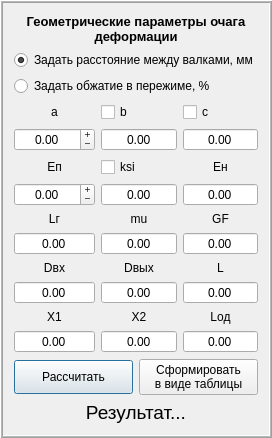
         <widget class="QFrame" name="frame_3">
          <property name="frameShape">
           <enum>QFrame::Box</enum>
          </property>
          <property name="frameShadow">
           <enum>QFrame::Raised</enum>
          </property>
          <property name="lineWidth">
           <number>1</number>
          </property>
          <property name="midLineWidth">
           <number>1</number>
          </property>
          <layout class="QGridLayout" name="gridLayout_4">
           <item row="0" column="0">
            <layout class="QGridLayout" name="gridLayout_GPON_all">
             <item row="5" column="0">
              <widget class="QLabel" name="label_GPOD_En">
               <property name="text">
                <string>Eп</string>
               </property>
               <property name="alignment">
                <set>Qt::AlignCenter</set>
               </property>
              </widget>
             </item>
             <item row="7" column="0">
              <widget class="QLabel" name="label_GPOD_Lr">
               <property name="text">
                <string>Lг</string>
               </property>
               <property name="alignment">
                <set>Qt::AlignCenter</set>
               </property>
              </widget>
             </item>
             <item row="6" column="2">
              <widget class="QDoubleSpinBox" name="inOut_GPOD_Een">
               <property name="toolTip">
                <string>Обжатие перед носком оправки, %</string>
               </property>
               <property name="alignment">
                <set>Qt::AlignCenter</set>
               </property>
               <property name="readOnly">
                <bool>true</bool>
               </property>
               <property name="buttonSymbols">
                <enum>QAbstractSpinBox::NoButtons</enum>
               </property>
               <property name="decimals">
                <number>2</number>
               </property>
               <property name="minimum">
                <double>-10000.000000000000000</double>
               </property>
               <property name="maximum">
                <double>10000.000000000000000</double>
               </property>
              </widget>
             </item>
             <item row="5" column="1">
              <widget class="QCheckBox" name="checkBox_label_GPOD_ksi">
               <property name="toolTip">
                <string>Задать коэффициент овализации в ручную</string>
               </property>
               <property name="text">
                <string>ksi</string>
               </property>
              </widget>
             </item>
             <item row="3" column="0">
              <widget class="QLabel" name="label_GPOD_a">
               <property name="text">
                <string>a</string>
               </property>
               <property name="alignment">
                <set>Qt::AlignCenter</set>
               </property>
              </widget>
             </item>
             <item row="8" column="1">
              <widget class="QDoubleSpinBox" name="inOut_GPOD_mu">
               <property name="toolTip">
                <string>Коэффициент вытяжки</string>
               </property>
               <property name="alignment">
                <set>Qt::AlignCenter</set>
               </property>
               <property name="readOnly">
                <bool>true</bool>
               </property>
               <property name="buttonSymbols">
                <enum>QAbstractSpinBox::NoButtons</enum>
               </property>
               <property name="decimals">
                <number>2</number>
               </property>
               <property name="minimum">
                <double>-10000.000000000000000</double>
               </property>
               <property name="maximum">
                <double>10000.000000000000000</double>
               </property>
              </widget>
             </item>
             <item row="1" column="0" colspan="3">
              <widget class="QRadioButton" name="radio_GPOD_roolsDistance">
               <property name="text">
                <string>Задать расстояние между валками, мм</string>
               </property>
               <property name="checked">
                <bool>true</bool>
               </property>
              </widget>
             </item>
             <item row="8" column="2">
              <widget class="QDoubleSpinBox" name="inOut_GPOD_GF">
               <property name="toolTip">
                <string>Коэффициент вторичного захвата</string>
               </property>
               <property name="alignment">
                <set>Qt::AlignCenter</set>
               </property>
               <property name="readOnly">
                <bool>true</bool>
               </property>
               <property name="buttonSymbols">
                <enum>QAbstractSpinBox::NoButtons</enum>
               </property>
               <property name="decimals">
                <number>2</number>
               </property>
               <property name="minimum">
                <double>-10000.000000000000000</double>
               </property>
               <property name="maximum">
                <double>10000.000000000000000</double>
               </property>
              </widget>
             </item>
             <item row="10" column="1">
              <widget class="QDoubleSpinBox" name="inOut_GPOD_Dvix">
               <property name="toolTip">
                <string>Расстояние между валками в конце выходного участка рабочей поверхности, мм</string>
               </property>
               <property name="alignment">
                <set>Qt::AlignCenter</set>
               </property>
               <property name="readOnly">
                <bool>true</bool>
               </property>
               <property name="buttonSymbols">
                <enum>QAbstractSpinBox::NoButtons</enum>
               </property>
               <property name="decimals">
                <number>2</number>
               </property>
               <property name="minimum">
                <double>-10000.000000000000000</double>
               </property>
               <property name="maximum">
                <double>10000.000000000000000</double>
               </property>
              </widget>
             </item>
             <item row="10" column="0">
              <widget class="QDoubleSpinBox" name="inOut_GPOD_Dvx">
               <property name="toolTip">
                <string>Расстояние между валками в начале входного участка рабочей поверхности, мм</string>
               </property>
               <property name="alignment">
                <set>Qt::AlignCenter</set>
               </property>
               <property name="readOnly">
                <bool>true</bool>
               </property>
               <property name="buttonSymbols">
                <enum>QAbstractSpinBox::NoButtons</enum>
               </property>
               <property name="decimals">
                <number>2</number>
               </property>
               <property name="minimum">
                <double>-10000.000000000000000</double>
               </property>
               <property name="maximum">
                <double>10000.000000000000000</double>
               </property>
              </widget>
             </item>
             <item row="12" column="1">
              <widget class="QDoubleSpinBox" name="inOut_GPOD_X2">
               <property name="toolTip">
                <string>Часть длины ОД от оси разворота валков на угол подачи до выхода заготовки из зоны деформации</string>
               </property>
               <property name="alignment">
                <set>Qt::AlignCenter</set>
               </property>
               <property name="readOnly">
                <bool>true</bool>
               </property>
               <property name="buttonSymbols">
                <enum>QAbstractSpinBox::NoButtons</enum>
               </property>
               <property name="decimals">
                <number>2</number>
               </property>
               <property name="minimum">
                <double>-10000.000000000000000</double>
               </property>
               <property name="maximum">
                <double>10000.000000000000000</double>
               </property>
              </widget>
             </item>
             <item row="5" column="2">
              <widget class="QLabel" name="label_GPOD_Een">
               <property name="text">
                <string>Eн</string>
               </property>
               <property name="alignment">
                <set>Qt::AlignCenter</set>
               </property>
              </widget>
             </item>
             <item row="6" column="1">
              <widget class="QDoubleSpinBox" name="inOut_GPOD_ksi">
               <property name="toolTip">
                <string>Коэффициент овализации</string>
               </property>
               <property name="alignment">
                <set>Qt::AlignCenter</set>
               </property>
               <property name="buttonSymbols">
                <enum>QAbstractSpinBox::NoButtons</enum>
               </property>
               <property name="decimals">
                <number>2</number>
               </property>
               <property name="minimum">
                <double>-10000.000000000000000</double>
               </property>
               <property name="maximum">
                <double>10000.000000000000000</double>
               </property>
               <property name="singleStep">
                <double>0.010000000000000</double>
               </property>
              </widget>
             </item>
             <item row="6" column="0">
              <widget class="QDoubleSpinBox" name="inOut_GPOD_En">
               <property name="toolTip">
                <string>Обжатие в пережиме, %</string>
               </property>
               <property name="alignment">
                <set>Qt::AlignCenter</set>
               </property>
               <property name="buttonSymbols">
                <enum>QAbstractSpinBox::PlusMinus</enum>
               </property>
               <property name="decimals">
                <number>2</number>
               </property>
               <property name="minimum">
                <double>-10000.000000000000000</double>
               </property>
               <property name="maximum">
                <double>10000.000000000000000</double>
               </property>
              </widget>
             </item>
             <item row="10" column="2">
              <widget class="QDoubleSpinBox" name="inOut_GPOD_L">
               <property name="toolTip">
                <string>Расстояние между линейками на выходе, мм</string>
               </property>
               <property name="alignment">
                <set>Qt::AlignCenter</set>
               </property>
               <property name="readOnly">
                <bool>true</bool>
               </property>
               <property name="buttonSymbols">
                <enum>QAbstractSpinBox::NoButtons</enum>
               </property>
               <property name="decimals">
                <number>2</number>
               </property>
               <property name="minimum">
                <double>-10000.000000000000000</double>
               </property>
               <property name="maximum">
                <double>10000.000000000000000</double>
               </property>
              </widget>
             </item>
             <item row="11" column="2">
              <widget class="QLabel" name="label_GPOD_Lod">
               <property name="text">
                <string>Lод</string>
               </property>
               <property name="alignment">
                <set>Qt::AlignCenter</set>
               </property>
              </widget>
             </item>
             <item row="12" column="0">
              <widget class="QDoubleSpinBox" name="inOut_GPOD_X1">
               <property name="toolTip">
                <string>Часть длины ОД от его начала до носка оправки</string>
               </property>
               <property name="alignment">
                <set>Qt::AlignCenter</set>
               </property>
               <property name="readOnly">
                <bool>true</bool>
               </property>
               <property name="buttonSymbols">
                <enum>QAbstractSpinBox::NoButtons</enum>
               </property>
               <property name="decimals">
                <number>2</number>
               </property>
               <property name="minimum">
                <double>-10000.000000000000000</double>
               </property>
               <property name="maximum">
                <double>10000.000000000000000</double>
               </property>
              </widget>
             </item>
             <item row="12" column="2">
              <widget class="QDoubleSpinBox" name="inOut_GPOD_Lod">
               <property name="toolTip">
                <string>Длина очага деформации</string>
               </property>
               <property name="alignment">
                <set>Qt::AlignCenter</set>
               </property>
               <property name="readOnly">
                <bool>true</bool>
               </property>
               <property name="buttonSymbols">
                <enum>QAbstractSpinBox::NoButtons</enum>
               </property>
               <property name="decimals">
                <number>2</number>
               </property>
               <property name="minimum">
                <double>-10000.000000000000000</double>
               </property>
               <property name="maximum">
                <double>10000.000000000000000</double>
               </property>
              </widget>
             </item>
             <item row="9" column="1">
              <widget class="QLabel" name="label_GPOD_Dvix">
               <property name="text">
                <string>Dвых</string>
               </property>
               <property name="alignment">
                <set>Qt::AlignCenter</set>
               </property>
              </widget>
             </item>
             <item row="2" column="0" colspan="3">
              <widget class="QRadioButton" name="radio_GPOD_pitchReduction">
               <property name="text">
                <string>Задать обжатие в пережиме, %</string>
               </property>
              </widget>
             </item>
             <item row="0" column="0" colspan="3">
              <widget class="QLabel" name="label_HEAD_GPOD">
               <property name="text">
                <string>&lt;html&gt;&lt;head/&gt;&lt;body&gt;&lt;p&gt;&lt;span style=&quot; font-size:10pt; font-weight:600;&quot;&gt;Геометрические параметры очага деформации&lt;/span&gt;&lt;/p&gt;&lt;/body&gt;&lt;/html&gt;</string>
               </property>
               <property name="alignment">
                <set>Qt::AlignCenter</set>
               </property>
               <property name="wordWrap">
                <bool>true</bool>
               </property>
               <property name="textInteractionFlags">
                <set>Qt::LinksAccessibleByMouse</set>
               </property>
              </widget>
             </item>
             <item row="7" column="1">
              <widget class="QLabel" name="label_GPOD_mu">
               <property name="text">
                <string>mu</string>
               </property>
               <property name="alignment">
                <set>Qt::AlignCenter</set>
               </property>
              </widget>
             </item>
             <item row="4" column="0">
              <widget class="QDoubleSpinBox" name="inOut_GPOD_a">
               <property name="enabled">
                <bool>true</bool>
               </property>
               <property name="toolTip">
                <string>Расстояние между валками, мм</string>
               </property>
               <property name="alignment">
                <set>Qt::AlignCenter</set>
               </property>
               <property name="buttonSymbols">
                <enum>QAbstractSpinBox::PlusMinus</enum>
               </property>
               <property name="decimals">
                <number>2</number>
               </property>
               <property name="minimum">
                <double>-10000.000000000000000</double>
               </property>
               <property name="maximum">
                <double>10000.000000000000000</double>
               </property>
               <property name="value">
                <double>0.000000000000000</double>
               </property>
              </widget>
             </item>
             <item row="4" column="2">
              <widget class="QDoubleSpinBox" name="inOut_GPOD_c">
               <property name="toolTip">
                <string>Выдвижение носка оправки за пережим, мм</string>
               </property>
               <property name="alignment">
                <set>Qt::AlignCenter</set>
               </property>
               <property name="readOnly">
                <bool>true</bool>
               </property>
               <property name="buttonSymbols">
                <enum>QAbstractSpinBox::NoButtons</enum>
               </property>
               <property name="decimals">
                <number>2</number>
               </property>
               <property name="minimum">
                <double>-10000.000000000000000</double>
               </property>
               <property name="maximum">
                <double>10000.000000000000000</double>
               </property>
               <property name="singleStep">
                <double>5.000000000000000</double>
               </property>
              </widget>
             </item>
             <item row="7" column="2">
              <widget class="QLabel" name="label_GPOD_GF">
               <property name="text">
                <string>GF</string>
               </property>
               <property name="alignment">
                <set>Qt::AlignCenter</set>
               </property>
              </widget>
             </item>
             <item row="4" column="1">
              <widget class="QDoubleSpinBox" name="inOut_GPOD_b">
               <property name="toolTip">
                <string>Расстояние между линейками, мм</string>
               </property>
               <property name="alignment">
                <set>Qt::AlignCenter</set>
               </property>
               <property name="readOnly">
                <bool>true</bool>
               </property>
               <property name="buttonSymbols">
                <enum>QAbstractSpinBox::NoButtons</enum>
               </property>
               <property name="decimals">
                <number>2</number>
               </property>
               <property name="minimum">
                <double>-10000.000000000000000</double>
               </property>
               <property name="maximum">
                <double>10000.000000000000000</double>
               </property>
              </widget>
             </item>
             <item row="9" column="0">
              <widget class="QLabel" name="label_GPOD_Dvx">
               <property name="text">
                <string>Dвх</string>
               </property>
               <property name="alignment">
                <set>Qt::AlignCenter</set>
               </property>
              </widget>
             </item>
             <item row="8" column="0">
              <widget class="QDoubleSpinBox" name="inOut_GPOD_Lr">
               <property name="toolTip">
                <string>Длина гильзы, мм</string>
               </property>
               <property name="alignment">
                <set>Qt::AlignCenter</set>
               </property>
               <property name="readOnly">
                <bool>true</bool>
               </property>
               <property name="buttonSymbols">
                <enum>QAbstractSpinBox::NoButtons</enum>
               </property>
               <property name="decimals">
                <number>2</number>
               </property>
               <property name="minimum">
                <double>-10000.000000000000000</double>
               </property>
               <property name="maximum">
                <double>100000.000000000000000</double>
               </property>
              </widget>
             </item>
             <item row="11" column="1">
              <widget class="QLabel" name="label_GPOD_X2">
               <property name="text">
                <string>X2</string>
               </property>
               <property name="alignment">
                <set>Qt::AlignCenter</set>
               </property>
              </widget>
             </item>
             <item row="9" column="2">
              <widget class="QLabel" name="label_GPOD_L">
               <property name="text">
                <string>L</string>
               </property>
               <property name="alignment">
                <set>Qt::AlignCenter</set>
               </property>
              </widget>
             </item>
             <item row="11" column="0">
              <widget class="QLabel" name="label_GPOD_X1">
               <property name="text">
                <string>X1</string>
               </property>
               <property name="alignment">
                <set>Qt::AlignCenter</set>
               </property>
              </widget>
             </item>
             <item row="3" column="1">
              <widget class="QCheckBox" name="checkBox_label_GPOD_b">
               <property name="toolTip">
                <string>Задать коэффициент овализации в ручную</string>
               </property>
               <property name="text">
                <string>b</string>
               </property>
              </widget>
             </item>
             <item row="3" column="2">
              <widget class="QCheckBox" name="checkBox_label_GPOD_c">
               <property name="toolTip">
                <string>Задать коэффициент овализации в ручную</string>
               </property>
               <property name="text">
                <string>c</string>
               </property>
              </widget>
             </item>
            </layout>
           </item>
           <item row="1" column="0">
            <layout class="QGridLayout" name="gridLayout_GPOD_butons">
             <item row="0" column="0">
              <widget class="QPushButton" name="Coun_btn">
               <property name="minimumSize">
                <size>
                 <width>0</width>
                 <height>34</height>
                </size>
               </property>
               <property name="text">
                <string>Рассчитать</string>
               </property>
               <property name="shortcut">
                <string>Return</string>
               </property>
               <property name="autoDefault">
                <bool>true</bool>
               </property>
               <property name="default">
                <bool>true</bool>
               </property>
              </widget>
             </item>
             <item row="0" column="1">
              <widget class="QPushButton" name="FormTable_btn">
               <property name="text">
                <string>Сформировать 
в виде таблицы</string>
               </property>
              </widget>
             </item>
             <item row="1" column="0" colspan="2">
              <widget class="QLabel" name="state_label">
               <property name="font">
                <font>
                 <pointsize>14</pointsize>
                </font>
               </property>
               <property name="text">
                <string>Результат...</string>
               </property>
               <property name="alignment">
                <set>Qt::AlignCenter</set>
               </property>
              </widget>
             </item>
            </layout>
           </item>
          </layout>
         </widget>
